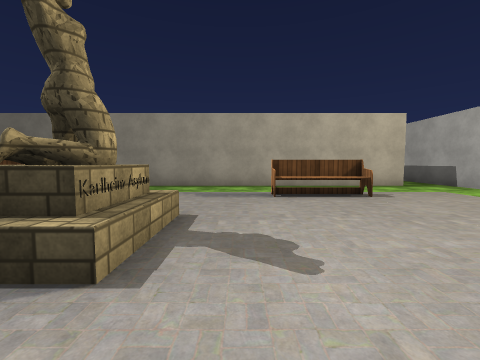
[1] (above)

24 first-person views from a walk through a 3-D level made in the Unity game engine. The camera is 1.2 m above the floor, tilts 4° down and sees 90° across. The floor is counted in squares, 2 m on a side. Each view is taken from the middle of a square. On the plan, view 1 faces up. The plan holds only what a view shows up to about 9 squares ahead; the rest is blank. The place goes on beyond the plan. The player character is not drawn. Door leaves are left out, so doorways stand open. Some surface patterns are stand-ins.

[2]
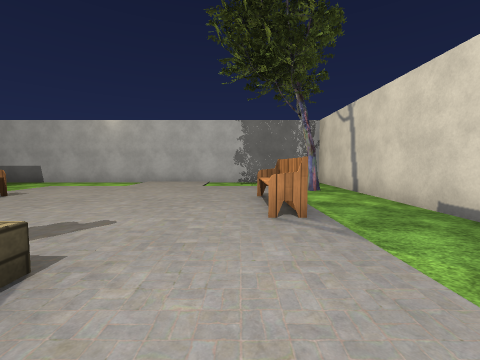

[3]
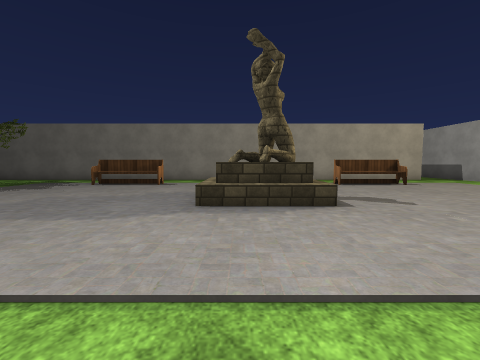

[4]
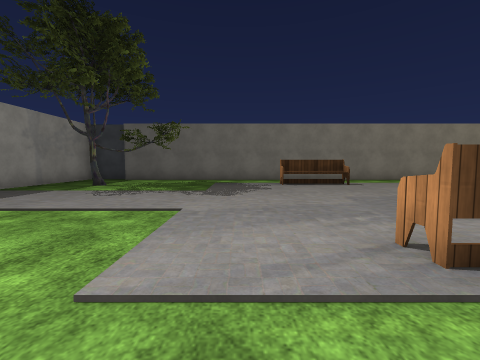

[5]
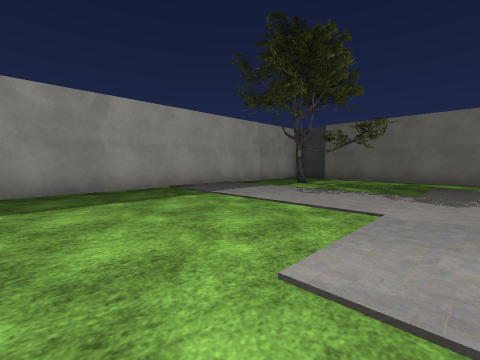

[6]
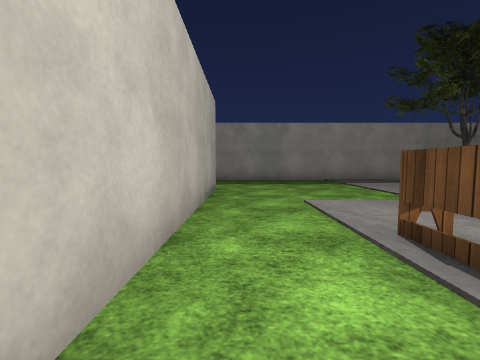

[7]
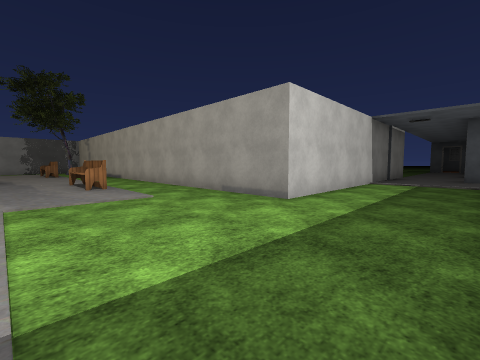

[8]
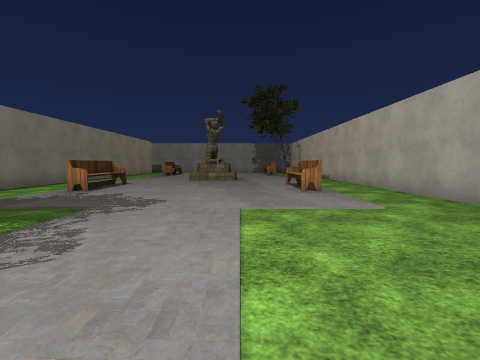

[9]
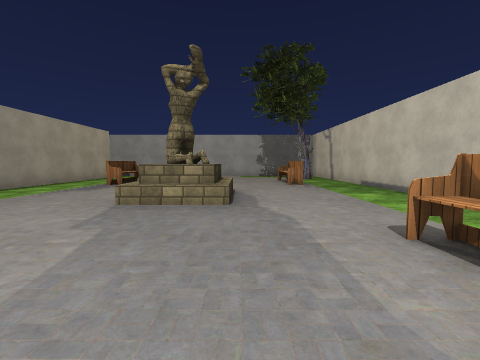

[10]
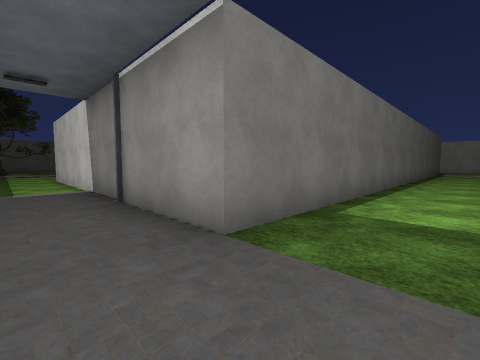

[11]
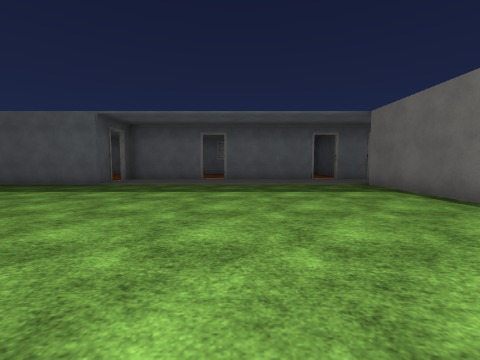

[12]
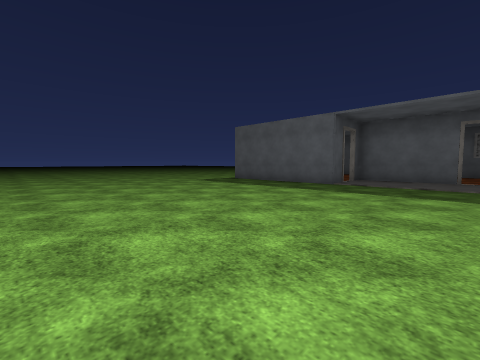

[13]
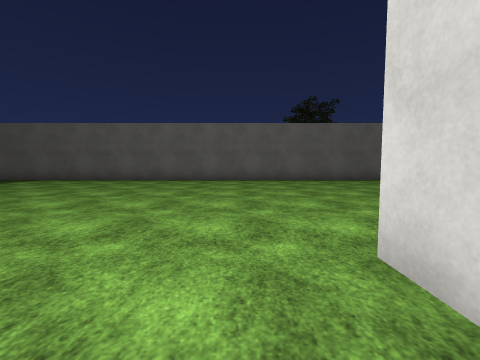

[14]
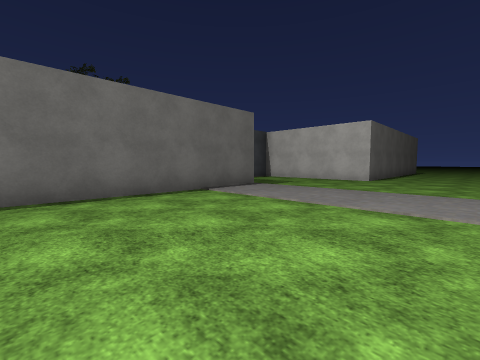

[15]
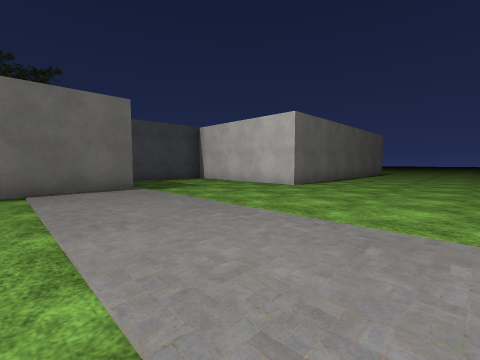

[16]
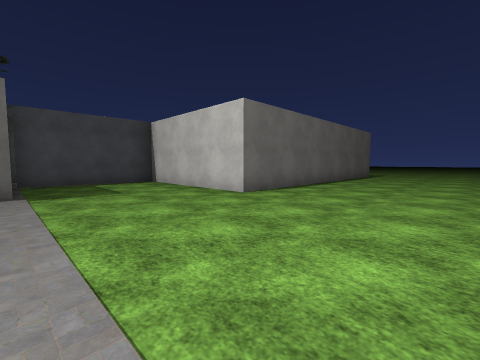

[17]
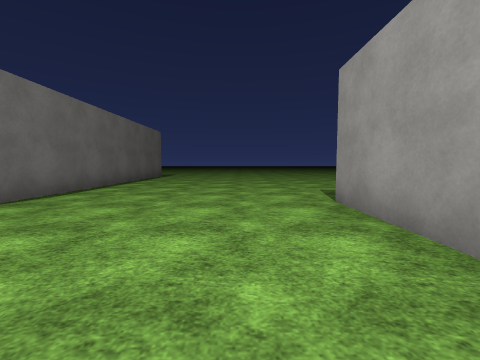

[18]
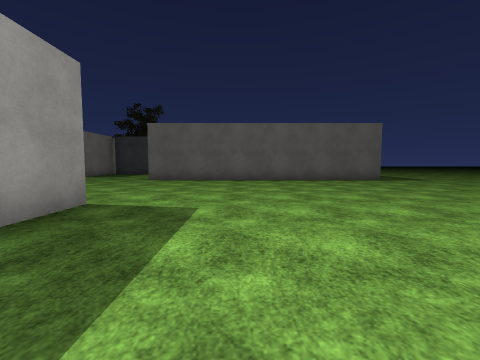

[19]
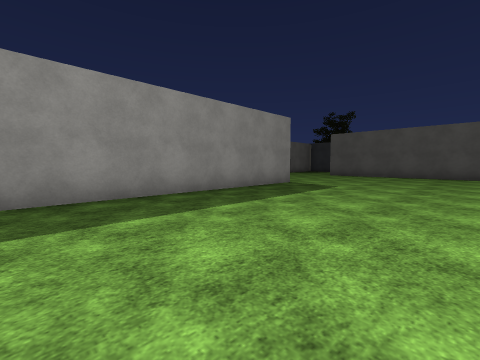

[20]
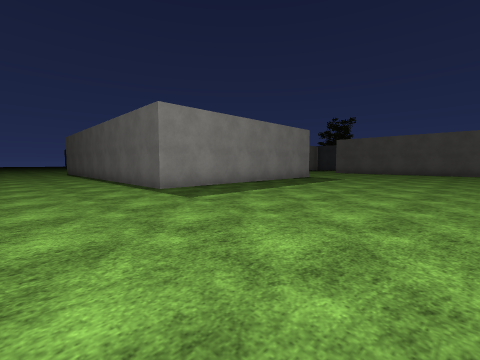

[21]
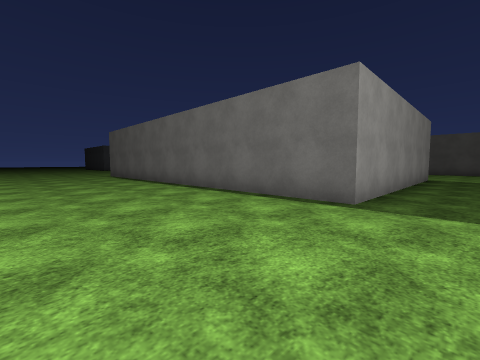

[22]
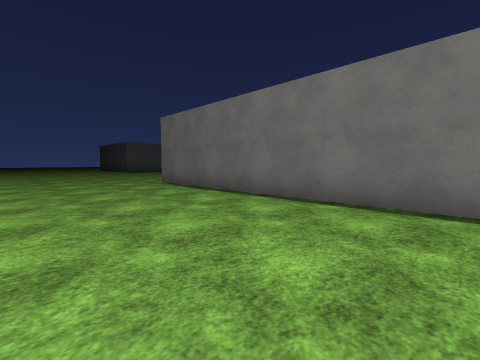

[23]
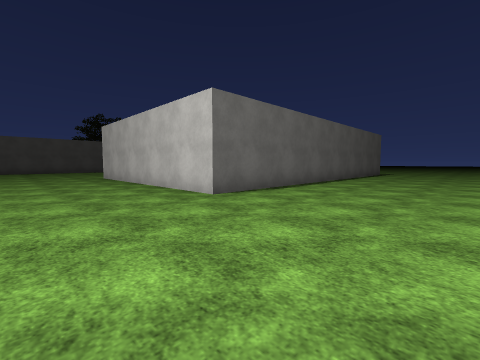

[24]
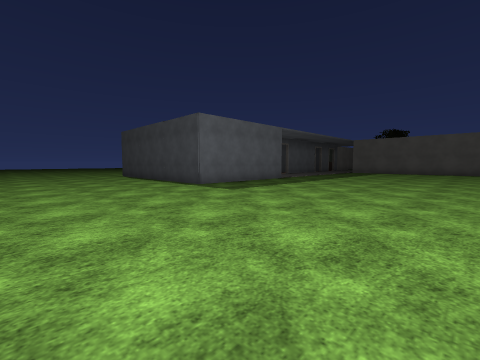

### Floor plan
Points are (right, up) in squares from view 1. A wall is a line through its corners. A room is listed if a view was taken in it or the views show most of it. See-through windows are left out.
Room 1 (views 1, 2, 3, 4, 5, 6, 7, 8, 9)
walls: (-11.3, 7) (-12.5, 7) (-12.5, -2.9); (4.6, 6.7) (-11.3, 6.7); (-9.6, -8.5) (-9.6, -2.6) (5.8, -2.6) (5.8, 8.6)
ways out: opening at (-10.5, -8) to room 2; opening at (5, 8)
objects: tree (-11, 5); tree (-9, 5); bench (-6, -1) to (-4, -1); bench (-6, 4) to (-4, 5); statue (-2, 1) to (-1, 2); bench (1, -1) to (2, -1); bench (1, 5) to (2, 5); tree (4, -2)
Room 2 (views 10, 11, 12, 13, 14, 15, 16, 17, 18, 19, 20, 21, 22, 23, 24)
walls: (-10.4, -18.9) (-9.7, -18.9) (-9.7, -23) (-12.8, -23); (8.4, -18.5) (10.7, -18.5) (10.7, -25.4) (-0.1, -25.4) (-0.1, -18.4); (-11.7, -16.2) (-11.7, -18.9) (-11, -18.9); (6.2, -11.4) (-9.6, -11.4) (-9.6, -8.5); (-11.7, -12.2) (-11.7, -15.6); (-11.7, -10.2) (-11.7, -11.6); (16.5, -13.4) (9.7, -13.4) (9.7, -9) (6.2, -9)
ways out: opening at (-10.5, -8) to room 1; open door at (-12, -16); open door at (-12, -12); open door at (-12, -10); open door at (-10.5, -19)

Where each view was taken, in squares from view 1:
view 1: 0 up, 0 right, facing up
view 2: 0 up, 2 left, facing right
view 3: 2 down, 2 left, facing up
view 4: 2 down, 7 left, facing up
view 5: 2 down, 7 left, facing up-left
view 6: 2 down, 4 left, facing left
view 7: 1 up, 12 left, facing down-right
view 8: 1 up, 11 left, facing right
view 9: 1 up, 6 left, facing right
view 10: 13 down, 11 left, facing up-right
view 11: 15 down, 3 left, facing left
view 12: 16 down, 3 left, facing down-left
view 13: 20 down, 1 left, facing up
view 14: 16 down, 1 right, facing up-right
view 15: 17 down, 4 right, facing up-right
view 16: 17 down, 6 right, facing up-right
view 17: 17 down, 7 right, facing right
view 18: 22 down, 13 right, facing up
view 19: 25 down, 15 right, facing up-left
view 20: 28 down, 16 right, facing up-left
view 21: 29 down, 12 right, facing up-left
view 22: 29 down, 7 right, facing up-left
view 23: 29 down, 3 left, facing up-right
view 24: 27 down, 4 left, facing up-left
